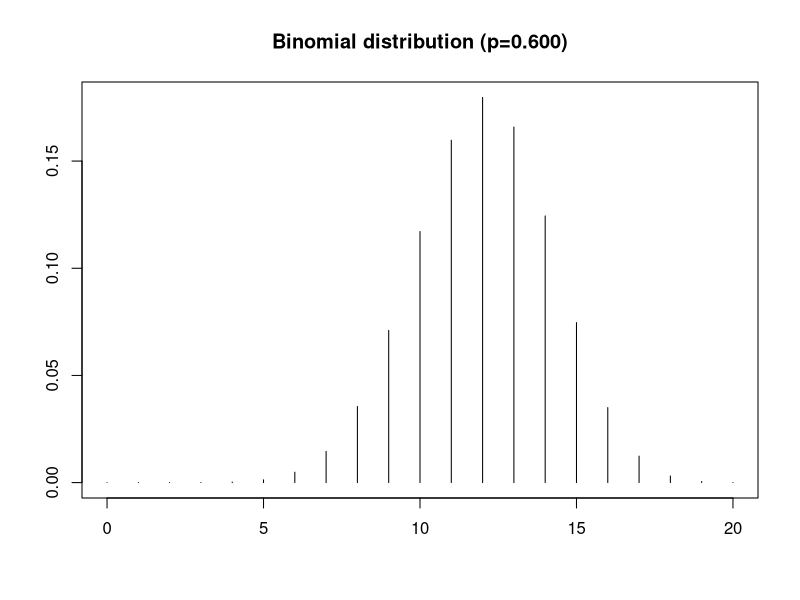

Write the R code that produced this figure.

#' Binomial Distribution
#'   b(n, p, k) = _nC_k p^k q^{n-k}
#' where q = 1-p.

n=20
x=0:n
p=0.6
y=sapply(x, function(k) choose(n, k) * p^k * (1-p)^(n-k))

par(mfrow=c(1,1))
plot(c(), xlab='', ylab='', ylim=c(0,max(y)), xlim=c(0,n),
     main=sprintf('Binomial distribution (p=%0.3f)', p),)
for (i in 1:length(x)) {
  lines(c(x[i], x[i]), c(0, y[i]))
}
